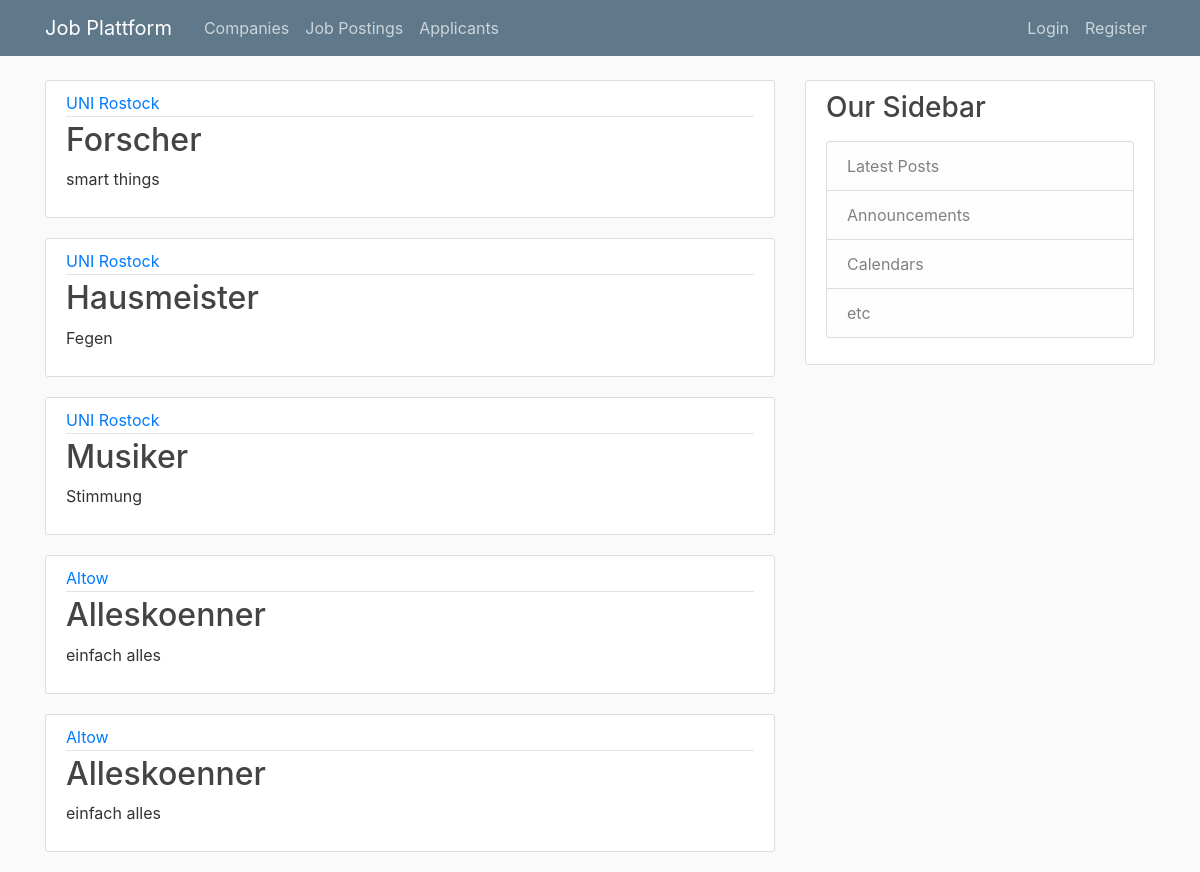
Screenshot of /jobposting/ with the database file from the repository.
### jobs/models.py (models this page shows, shortened)
class JobPosting(models.Model):
    title = models.CharField(max_length=100)
    description = models.TextField()
    company = models.ForeignKey(Company, on_delete=models.CASCADE)

class Company(models.Model):
    name = models.CharField(max_length=100)
    def __str__(self):
        return self.name

### jobs/views.py (the view)
# urls.py: path('jobposting/', JobpostingListView.as_view(), name='jobposting-list'),
class JobpostingListView(ListView):
    model = JobPosting
    template_name = 'jobs/jobposting_list.html'
    context_object_name = 'jobpostings'

### jobs/templates/jobs/jobposting_list.html
{% extends "jobs/base.html" %}
{% block content %}
{%for listing in jobpostings%}
<article class="media content-section">
  <div class="media-body">
    <div class="article-metadata">
      <a class="mr-2" href="#">{{ listing.company }}</a>
    </div>
    <h2><a class="article-title" href="#">{{ listing.title }}</a></h2>
    <p class="article-content">{{ listing.description }}</p>
  </div>
</article>
{%endfor%}
{% endblock content %}

### jobs/templates/jobs/base.html (shortened to what this page needs)
{% load static %}
<!DOCTYPE html>
<html lang="en">
    <head>
        <link rel="stylesheet" href="https://cdn.jsdelivr.net/npm/bootstrap@4.0.0/dist/css/bootstrap.min.css">
        <link rel="stylesheet" type="text/css" href="{% static 'jobs/main.css' %}">
    </head>
    <body>
        <header class="site-header">
          <nav class="navbar navbar-expand-md navbar-dark bg-steel fixed-top">
            <div class="container">
              <a class="navbar-brand mr-4" href="{% url 'jobs-home' %}">Job Plattform</a>
              <div class="collapse navbar-collapse" id="navbarToggle">
                <div class="navbar-nav mr-auto">
                  <a class="nav-item nav-link" href="{% url 'jobs-home' %}">Companies</a>
                    <a class="nav-item nav-link" href="{% url 'jobposting-list' %}">Job Postings</a>
                    <a class="nav-item nav-link" href="{% url 'jobs-home' %}">Applicants</a>
                </div>
                <div class="navbar-nav">
                  <a class="nav-item nav-link" href="#">Login</a>
                  <a class="nav-item nav-link" href="#">Register</a>
                </div>
              </div>
            </div>
          </nav>
        </header>
        <main role="main" class="container">
          <div class="row">
            <div class="col-md-8">
                {% block content %}{% endblock %}
            </div>
            <div class="col-md-4">
              <div class="content-section">
                <h3>Our Sidebar</h3>
                <p class='text-muted'>
                  <ul class="list-group">
                    <li class="list-group-item list-group-item-light">Latest Posts</li>
                    <li class="list-group-item list-group-item-light">Announcements</li>
                    <li class="list-group-item list-group-item-light">Calendars</li>
                    <li class="list-group-item list-group-item-light">etc</li>
                  </ul>
                </p>
              </div>
            </div>
          </div>
        </main>
    </body>
</html>

### jobs/static/jobs/main.css (style rules this page uses)
body { background: #fafafa; color: #333333; margin-top: 5rem; }
h1, h2, h3, h4, h5, h6 { color: #444444; }
ul { margin: 0; }
.bg-steel { background-color: #5f788a; }
.site-header .navbar-nav .nav-link { color: #cbd5db; }
.content-section { background: #ffffff; padding: 10px 20px; border: 1px solid #dddddd; border-radius: 3px; margin-bottom: 20px; }
.article-title { color: #444444; }
.article-content { white-space: pre-line; }
.article-metadata { padding-bottom: 1px; margin-bottom: 4px; border-bottom: 1px solid #e3e3e3 }

### rows the page displays
JobPosting: company "UNI Rostock", title "Forscher", description "smart things"
JobPosting: company "UNI Rostock", title "Hausmeister", description "Fegen"
JobPosting: company "UNI Rostock", title "Musiker", description "Stimmung"
JobPosting: company "Altow", title "Alleskoenner", description "einfach alles"
JobPosting: company "Altow", title "Alleskoenner", description "einfach alles"
